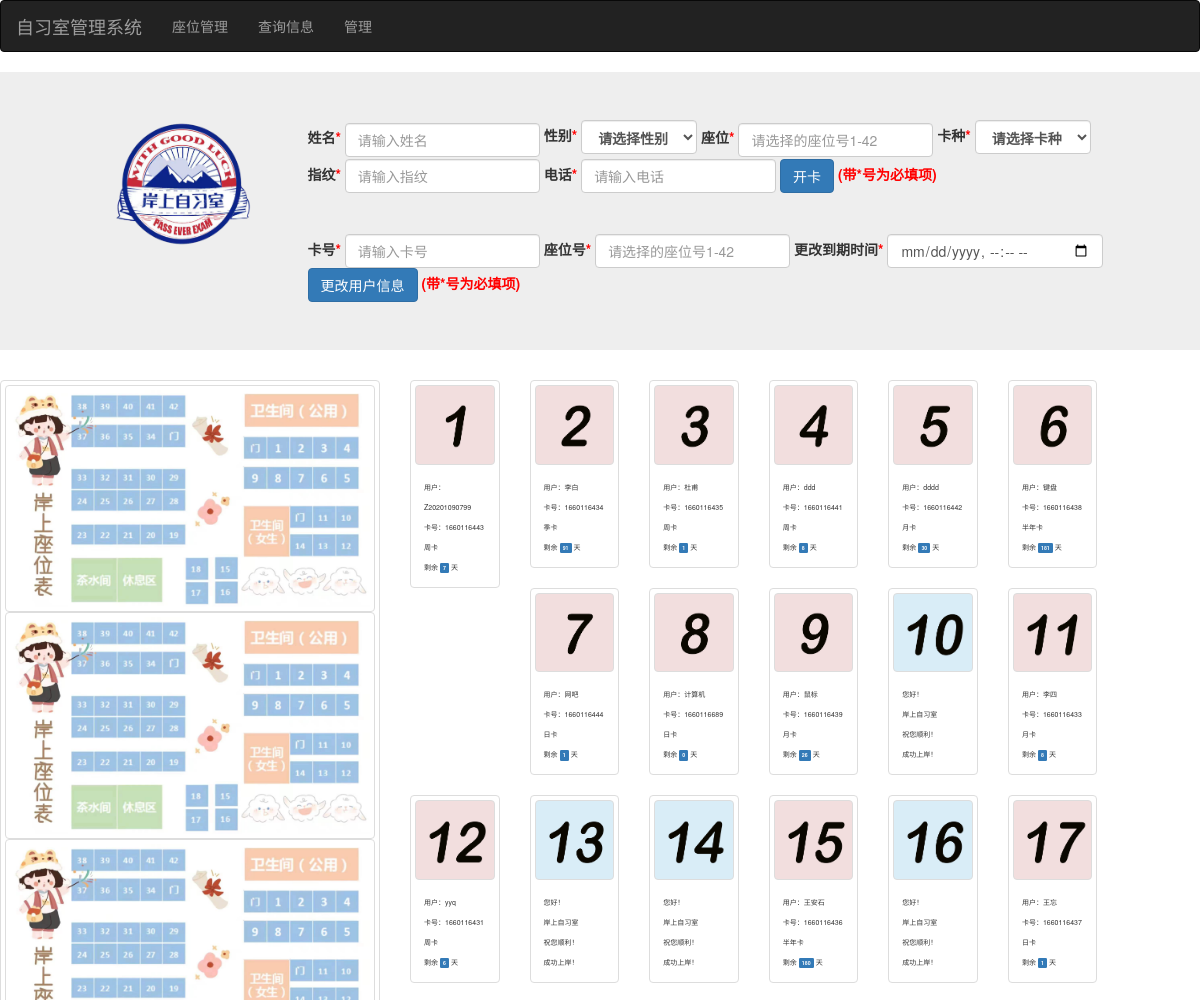
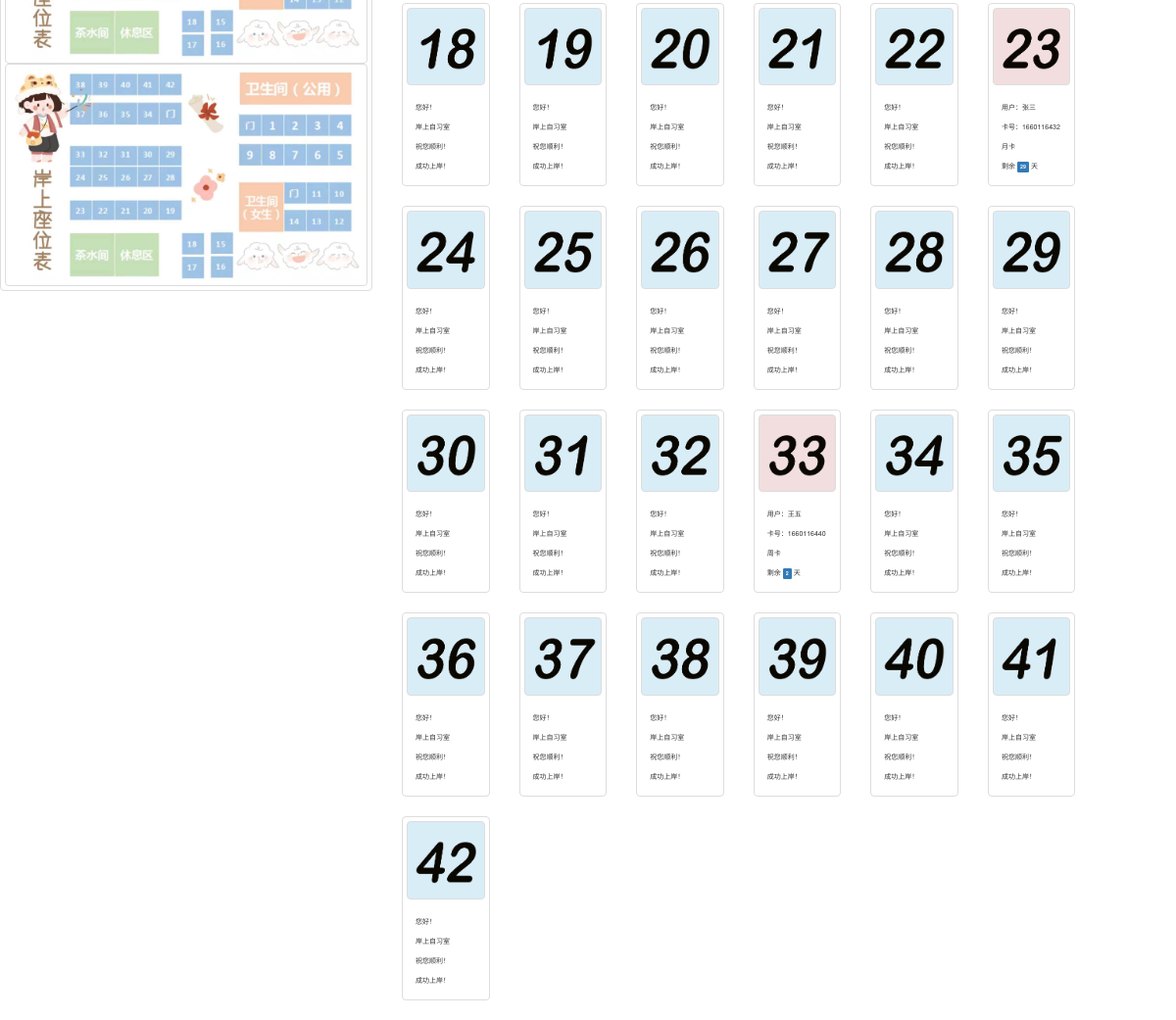
Page /seatManage/ on the committed database (2 pictures, top to bottom).
### seatManage/models.py (models this page shows)
class UserInfo(models.Model):
    id = models.BigAutoField(primary_key=True)
    username = models.CharField(max_length=30, verbose_name="用户姓名")
    user_phone = models.CharField(max_length=30, verbose_name="电话")
    user_sex = models.CharField(max_length=2, verbose_name="用户性别")
    user_fingerprint = models.CharField(max_length=30, verbose_name="用户指纹信息")
    user_seat = models.ForeignKey("Seat", on_delete=models.CASCADE)
    user_card_class = models.CharField(max_length=10, verbose_name="卡种类")
    user_card_number = models.CharField(max_length=15, verbose_name="卡号",default=0)
    card_create_time = models.BigIntegerField(verbose_name="开卡日期")
    card_expiration_time = models.BigIntegerField(verbose_name="卡过期日期")
    modified_time = models.BigIntegerField(verbose_name="修改操作时间")
    info_change_time = models.BigIntegerField(verbose_name="更改信息时间")
    active_day = models.IntegerField(verbose_name="活跃天数",default=0)
    stop_time = models.BigIntegerField(verbose_name="暂停时间",default=0)
    stop_number = models.IntegerField(verbose_name="暂停次数")
    flag = models.IntegerField(verbose_name="过期标志",default=1)
    stop_flag = models.IntegerField(verbose_name='run暂停标志',default=0)

### seatManage/views.py (the view)
# urls.py: path('', views.index),
def index(request):
    seat_list = Seat.objects.values('seat_number', 'img_seat_url')
    user = UserInfo.objects.values('id', 'username', 'user_card_class', 'card_create_time', 'user_card_number',
                                   'card_expiration_time', 'user_seat_id', 'stop_flag', 'stop_time', 'flag').filter(
        flag=1)
    seat_list = list(seat_list)
    curr_time = int(time.time())
    for user_info in user:
        if user_info.get('card_expiration_time') < curr_time:
            user_info.update({'flag': 0})
            UserInfo.objects.filter(pk=user_info.get('id')).update(flag=0)
        else:
            UserInfo.objects.filter(pk=user_info.get('id')).update(flag=1)
            exp_time = user_info.get('card_expiration_time') - curr_time
            if user_info.get('stop_flag') == 0:
                use_time = curr_time - user_info.get('card_create_time')
                rest_day = (exp_time - use_time) // 86400
            elif user_info.get('stop_flag') == 1:
                stop_time_ = user_info.get('stop_time')
                rest_day = (user_info.get('card_expiration_time') - stop_time_) // 86400
            user_info['rest_day'] = rest_day + 1
    for seat_dic in seat_list:
        for user_info in user:
            if seat_dic.get('seat_number') == user_info.get('user_seat_id'):
                seat_dic.update(user_info)
    return render(request, 'seatManage/index.html', locals())

### seatManage/templates/seatManage/index.html (shortened to what this page needs)
{% extends 'seatManage/base.html' %}
{% load static %}
{% block content %}
<div class="jumbotron">
        <div class="row">
            <div class="col-xs-12 col-sm-1 col-md-1"></div>
            <div class="col-xs-12 col-sm-1 col-md-1">
                <img style="width: 160px; vertical-align: middle; text-align: center" src="{% static 'seatManage/logo.png' %}"></a>
            </div>
            <div class="col-xs-12 col-sm-1 col-md-1"></div>
            <div class="col-xs-12 col-sm-9 col-md-9">
                <form id="start_card" class="form-inline" action="{% url 'seatManage:add_user' %}" method="post">
                    <div class="form-group">
                      <label for="Name">姓名<span style="color: red">*</span></label>
                      <input type="text" class="form-control" id="Name" placeholder="请输入姓名" name="username">
                    </div>
                    <div class="form-group">
                      <label >性别<span style="color: red">*</span></label>
                        <label>
                            <select class="form-control"  name="sex">
                              <option>请选择性别</option>
                            </select>
                        </label>
                    </div>
                    <div class="form-group">
                      <label for="seat">座位<span style="color: red">*</span></label>
                      <input type="text" class="form-control" id="seat" placeholder="请选择的座位号1-42" name="seat">
                    </div>
                    <div class="form-group">
                      <label for="cardClass">卡种<span style="color: red">*</span></label>
                        <label>
                            <select class="form-control" id="cardClass" name="cardClass">
                                <option >请选择卡种</option>
                            </select>
                        </label>
                    </div>
                    <div class="form-group">
                      <label for="fingerPrint">指纹<span style="color: red">*</span></label>
                      <input type="text" class="form-control" id="fingerPrint" placeholder="请输入指纹" name="fingerPrint">
                    </div>
                    <div class="form-group">
                      <label for="phone">电话<span style="color: red">*</span></label>
                      <input type="text" class="form-control" id="phone" placeholder="请输入电话" name="phone">
                    </div>
                    <button type="button" class="btn btn-primary"  onclick="valid()">
                        开卡
                    </button>
                    <label><span style="color: red">(带*号为必填项)</span></label>
                </form>
                <hr>
                <form class="form-inline" id="update_form" action="{% url 'seatManage:update_user' %}" method="post">
                    <div class="form-group">
                      <label for="cardNum">卡号<span style="color: red">*</span></label>
                      <input type="text" class="form-control" id="cardNum" placeholder="请输入卡号" name="cardNum">
                    </div>
                    <div class="form-group">
                      <label for="updateSeat">座位号<span style="color: red">*</span></label>
                      <input type="text" class="form-control" id="updateSeat" placeholder="请选择的座位号1-42" name="updateSeat">
                    </div>
                    <div class="form-group">
                      <label for="date">更改到期时间<span style="color: red">*</span></label>
                      <input type="datetime-local" class="form-control" id="date" placeholder="请输入日期" name="date">
                    </div>
                    <button type="button" class="btn btn-primary" onclick="sub()">更改用户信息</button>
                    <label><span style="color: red">(带*号为必填项)</span></label>
                    </form>
            </div>
        </div>
</div>
<div  class="row">
    <div class="col-md-4">
        <div class="thumbnail col-xs-12 col-sm-12 col-md-12 ">
            <img src="{% static 'seatManage/localmap.jpg' %}" alt="..." class="img-thumbnail">
            <img src="{% static 'seatManage/localmap.jpg' %}" alt="..." class="img-thumbnail">
            <img src="{% static 'seatManage/localmap.jpg' %}" alt="..." class="img-thumbnail">
            <img src="{% static 'seatManage/localmap.jpg' %}" alt="..." class="img-thumbnail">
        </div>
    </div>
    <div class="col-xs-12 col-sm-12 col-md-7">
        <div class="row">
            {% for seat in seat_list %}
                <div class="col-xs-4 col-sm-3 col-md-2">
                    <div class="thumbnail">
                        {% if seat.username and seat.flag == 1 %}
                            <img src="{% static seat.img_seat_url %}" alt="..." class="img-thumbnail bg-danger">
                            <div class="caption">
                                <span style="font-size: 7px">用户：{{seat.username}}</span><br>
                                <span style="font-size: 7px">卡号：{{seat.user_card_number}}</span><br>
                                <span style="font-size: 7px">{{seat.user_card_class}}</span><br>
                                <span style="font-size: 7px">剩余 <span class="label label-primary">{{seat.rest_day}}</span> 天</span><br>
                            </div>
                        {%else%}
                            <img src="{% static seat.img_seat_url %}" alt="..." class="img-thumbnail bg-info">
                            <div class="caption">
                                <span style="font-size: 7px">您好！</span><br>
                                <span style="font-size: 7px">岸上自习室</span><br>
                                <span style="font-size: 7px">祝您顺利！</span><br>
                                <span style="font-size: 7px">成功上岸！</span><br>
                            </div>
                          {% endif %}
                    </div>
                </div>
            {% endfor %}
        </div>
    </div>
    <div class="col-md-1">
    </div>
</div>
{% endblock %}

### seatManage/templates/seatManage/base.html (shortened to what this page needs)
<!doctype html>
<html lang="zh-CN">
  <head>
      {% load staticfiles %}
    <link href="https://cdn.staticfile.org/twitter-bootstrap/3.3.7/css/bootstrap.min.css" rel="stylesheet">
  </head>
  <body>
    <nav class="navbar navbar-inverse">
      <div class="container-fluid">
        <div class="navbar-header">
          <a class="navbar-brand" href="#">自习室管理系统</a>
        </div>
        <div class="collapse navbar-collapse" id="bs-example-navbar-collapse-1">
          <ul class="nav navbar-nav">
            <li><a href="/seatManage">座位管理</a></li>
              <li><a href="/seatManage/select_user">查询信息</a></li>
              <li><a href="/seatManage/manage">管理</a></li>
          </ul>
        </div>
      </div>
    </nav>
    {% block content %}
    {% endblock %}
  </body>
</html>

### rows in the picture
UserInfo: username "Z20201090799", user_card_number "1660116443", user_card_class "周卡"
UserInfo: username "李白", user_card_number "1660116434", user_card_class "季卡"
UserInfo: username "杜甫", user_card_number "1660116435", user_card_class "周卡"
UserInfo: username "ddd", user_card_number "1660116441", user_card_class "周卡"
UserInfo: username "dddd", user_card_number "1660116442", user_card_class "月卡"
UserInfo: username "键盘", user_card_number "1660116438", user_card_class "半年卡"
UserInfo: username "网吧", user_card_number "1660116444", user_card_class "日卡"
UserInfo: username "计算机", user_card_number "1660116689", user_card_class "日卡"
UserInfo: username "鼠标", user_card_number "1660116439", user_card_class "月卡"
UserInfo: username "李四", user_card_number "1660116433", user_card_class "月卡"
UserInfo: username "yyq", user_card_number "1660116431", user_card_class "周卡"
UserInfo: username "王安石", user_card_number "1660116436", user_card_class "半年卡"
UserInfo: username "王忘", user_card_number "1660116437", user_card_class "日卡"
UserInfo: username "张三", user_card_number "1660116432", user_card_class "月卡"
UserInfo: username "王五", user_card_number "1660116440", user_card_class "周卡"

### other values in the picture
{{ seat.rest_day }} "7" "91" "1" "8" "30" "181" "1" "0" "26" "8" "6" "180" "1" "29" "2"
